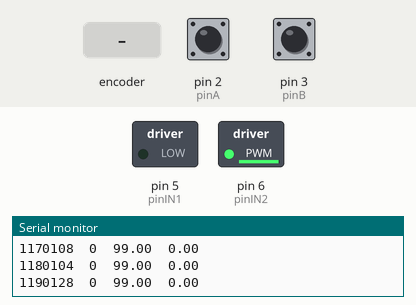
Simulated run of this sketch. Board: Arduino Mega 2560, built with avr-gcc and run on an emulated ATmega2560. On the bench: switched loads named in the sketch (green lamp = pin HIGH), the last lines printed to the serial monitor. The inputs (shaded band) are chosen by the test bench; at power-on: pin 2 (pinA) HIGH, pin 3 (pinB) HIGH.

Above: at 1.2 s.
1.3 s: rotary encoder on pin 2 (pinA) / pin 3 (pinB) turned 3 steps (first pin leading)
At 2.8 s:
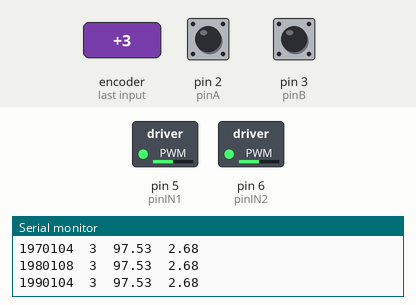
Timing chart, 0 to 4.3 s (numbered marks = the images above; inputs shaded):
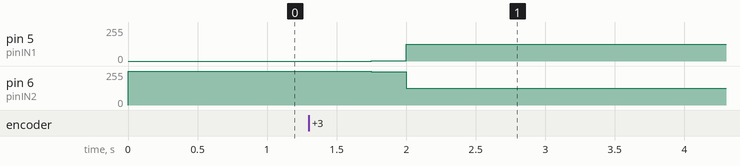

The sketch:

MEM458_Lab4_RT_PosFk055.ino
```cpp
/*
  MEM458 Lab4 Drexel University 11/08/2020
  The objective of this experiment is to implement a real-time proportional feedback
  controller to achieve position tracking/regulation control for the DC motor.
  The circuit connections of the motor, encorder, L298N, and Arduino Mega
  are identical to what we did in Lab 3. The computer programs regarding
  the PWM and the encoder are basically the same. The controller is designed to
  automatically adjusting the input voltage (the PWM duty cycle) to the DC motor
  so that the motor position will follow the refernce position input. In this experiment,
  we will try to employ a proportional feedback control to move the motor to a desired position.
  Filename:  MEM458_Lab4_RT_PosFk.ino
  BC Chang, Drexel University,  11/08/2020
*/

#include <TimerOne.h>
//#include <TimerThree.h>
/*********************************************
              INITIALIZATION
**********************************************/
// Use pinIN1 & pinIN2 as PWM outputs to control the motion of the motor
const int pinIN1 = 5;  // for PWM output to IN1 of L298N
const int pinIN2 = 6;  // for PWM output to IN2 of L298N

// Use pinA as the interrupt pin dictated by Encoder Channel A
const int pinA = 2;  // Yellow wire(Channel A)
// Use pinB as the interrupt pin dictated by Encoder Channel B
const int pinB = 3;  // White wire (Channel B)

// Variables to record the number of interrupts
volatile long counter = 0;
volatile long lastcount = 0;
volatile unsigned long LastTime = 0;
volatile unsigned long InrptTime = 0;
volatile unsigned long InrptTimeS = 0;
volatile unsigned long LastTimeS = 0;

volatile float deg = 0;
volatile int countS = 0;   // number of sampling instant counts
float Ts=0.01;   // sampling period = 10 ms
float err=0, mk=0, xk=0;
//float kp=0.55;
//float kp=0.4;
float kp=0.55;

float ref_deg=0;

int duty1 = 50;  // duty cycle between 0 and 100
int duty2 = 50;  // duty cycle between 0 and 100

float velocity = 0;

/***********************************************
                  SETUP
************************************************/
void setup() {
  // Select the baud rate for the serial monitor
  Serial.begin(2000000);
  // Set up pinIN1, pin IN2 to provide PWM outputs to move the motor
  pinMode(pinIN1, OUTPUT);
  pinMode(pinIN2, OUTPUT);
  // Set up pinA and pinB to read the A, B pulses from the encoder
  pinMode(pinA, INPUT_PULLUP);
  pinMode(pinB, INPUT_PULLUP);

  // Attach the interrupt service routines
  attachInterrupt(digitalPinToInterrupt(pinA),isrA,RISING);

  Timer1.initialize(10000); // initialize ISR timer based on this sampling period 10ms
  Timer1.attachInterrupt(isrS); // attach named ISR to timer
}

/*************************************************
           Interrupt Service Routine S
**************************************************/
void isrS ()
// isrS is activated once every 10 ms at sampling instants
{
 deg = (counter)*0.892 ;  // covert encoder interrupt count number to deg
 InrptTimeS = micros();
 lastcount = counter;
 countS++;
}

/*************************************************
           Interrupt Service Routine A
**************************************************/
void isrA (){
// isrA is activated if pinA changes from LOW to HIGH
// Check pinB to determine the rotation direction
 if(digitalRead(pinB)==LOW) {
 counter++;   // increment counter count by one if motor rotates CW
 } else {
 counter--;
 }
 InrptTime = micros();
}


/***********************************************
              Main Loop
************************************************/
int yes=1;

void loop() {

  while(yes)     // program will stop if yes is not 1
{
  if( InrptTimeS != LastTimeS )
  {
   Serial.print(InrptTimeS);
   Serial.print("\t");
   Serial.print(counter);
   Serial.print("\t");
   Serial.print(mk);
   Serial.print("\t");
   Serial.println(deg);
    LastTimeS = InrptTimeS;
  }

 if(InrptTimeS < 2000000)
  {
    ref_deg = 180;
  }

   err = ref_deg - deg;

// proportional control
   mk= kp*err;
  if (abs(mk) < 15)       // to address the dead-zone issue
   {mk *= 3;}

   if(mk>100)
   {mk=100;}
   if(mk<-100)
   {mk=-100;}

   if (abs(err)<2)    // if error is within 2 deg, stop the motor
    {mk=0;}

   duty2 = 50 + mk/2;
   duty1 = 50 - mk/2;

       duty1=map(duty1,0,100,0,255);
       duty2=map(duty2,0,100,0,255);
       analogWrite(pinIN1, duty1);
       analogWrite(pinIN2, duty2);


// Terminate the loop and stop motor motion after two seconds
   if (InrptTimeS >= 2000000) {
      yes=0;    // to stop the loop
       duty1 = 50;   // to stop the motor
       duty2 = 50;   // to stop the motor
       duty1=map(duty1,0,100,0,255);
       duty2=map(duty2,0,100,0,255);
       analogWrite(pinIN1, duty1);
       analogWrite(pinIN2, duty2);
    }
 }
}
```

Measured:
- after the input at 1.3 s, pin 5 (pinIN1): 0/255 → 2/255 after 0.45 s, → 127/255 0.25 s later; pin 6 (pinIN2): 252/255 → 249/255 after 0.45 s, → 127/255 0.25 s later
